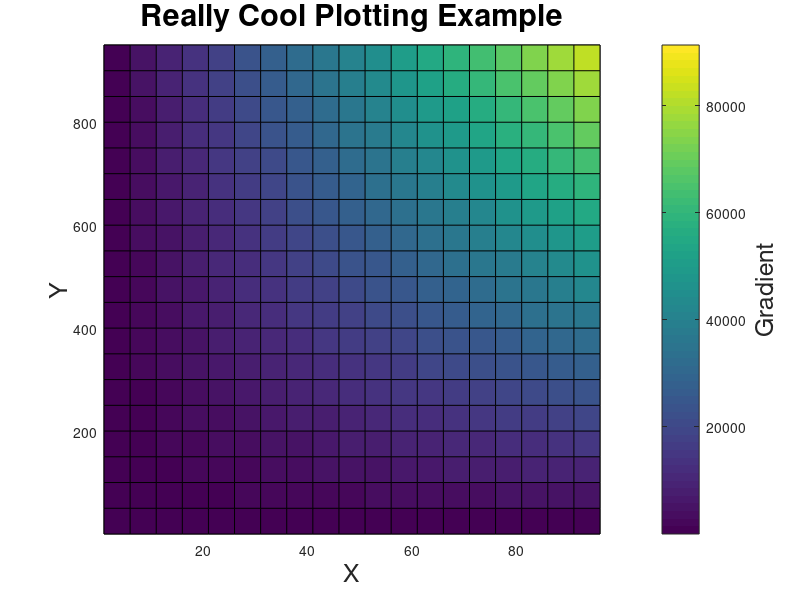

This chart was generated by the following MATLAB code:

%what i'm doing here is working with a 3-variable system: 2 independent
%variables (my_values1 and my_values2) and 1 dependent variable (res_grid)

%I ultimately want to show 3-variables on a plot. my 2 independent
%variables will be the 'x' and 'y' of the plot, and my dependent variable
%will be the 'z' (in this case, represented by a color)

%Thus, I cycle through 2 vectors (my_values1 and my_values2) via 2
%for-loops

%then pass those values to a function that will do some sort of calculation
%and return a single value that will then be my 'z' for that particular
%(x,y) point

%Lastly, to plot it, i have to use this thing called 'meshgrid' which takes
%my x and y vectors and turns them into matrices. This is just necessary
%for plotting functions like pcolor to work

%Don't forget to label!!

function ans = plotting_example()

    my_values1 = 1:5:100; %try 1:1:100 for increased accuracy
    my_values2 = 1:50:1000; %try 1:10:100 for increased accuracy

    res_grid = [];

    for i = 1 : length(my_values1)
        for j = 1 : length(my_values2)

            %calls an external function to calculate my 'z' value
            res_grid(i,j) = my_special_function(my_values1(i), my_values2(j));

        end
    end

    %plot it
    [X, Y] = meshgrid(my_values1, my_values2) %necessary for pcolor plotting
    pcolor(X, Y, res_grid); %for cool 3-d effect, try 'surf' instead of pcolor
    c = colorbar; %pops up the color bar on the right


    %labels
    xlabel('X', 'FontSize', 18);
    ylabel('Y', 'FontSize', 18);
    ylabel(c, 'Gradient', 'FontSize', 18);
    zlabel('Z', 'FontSize', 18);
    title('Really Cool Plotting Example', 'FontSize', 22);

end


function res = my_special_function(x, y)
    res = x * y;
end